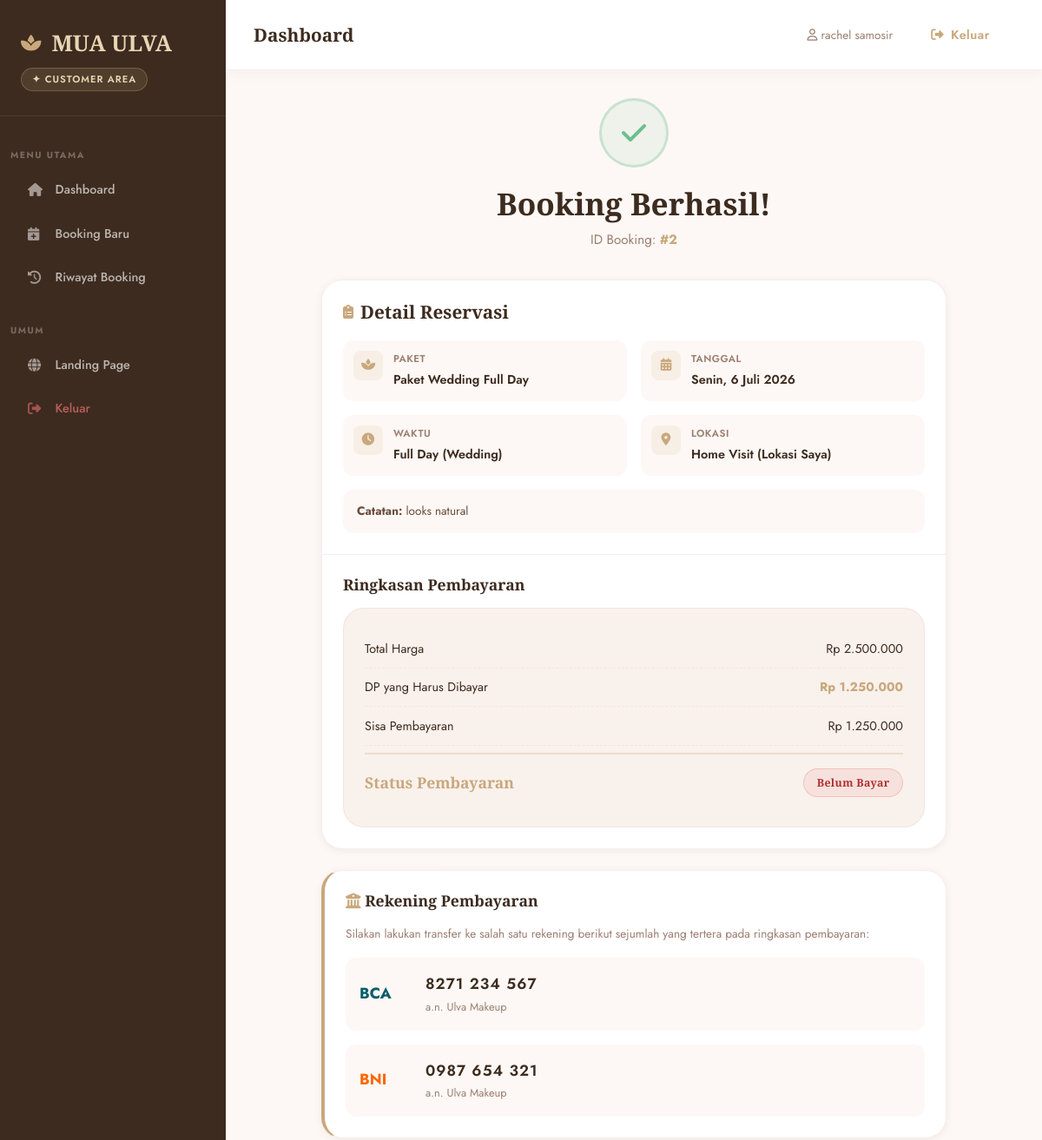
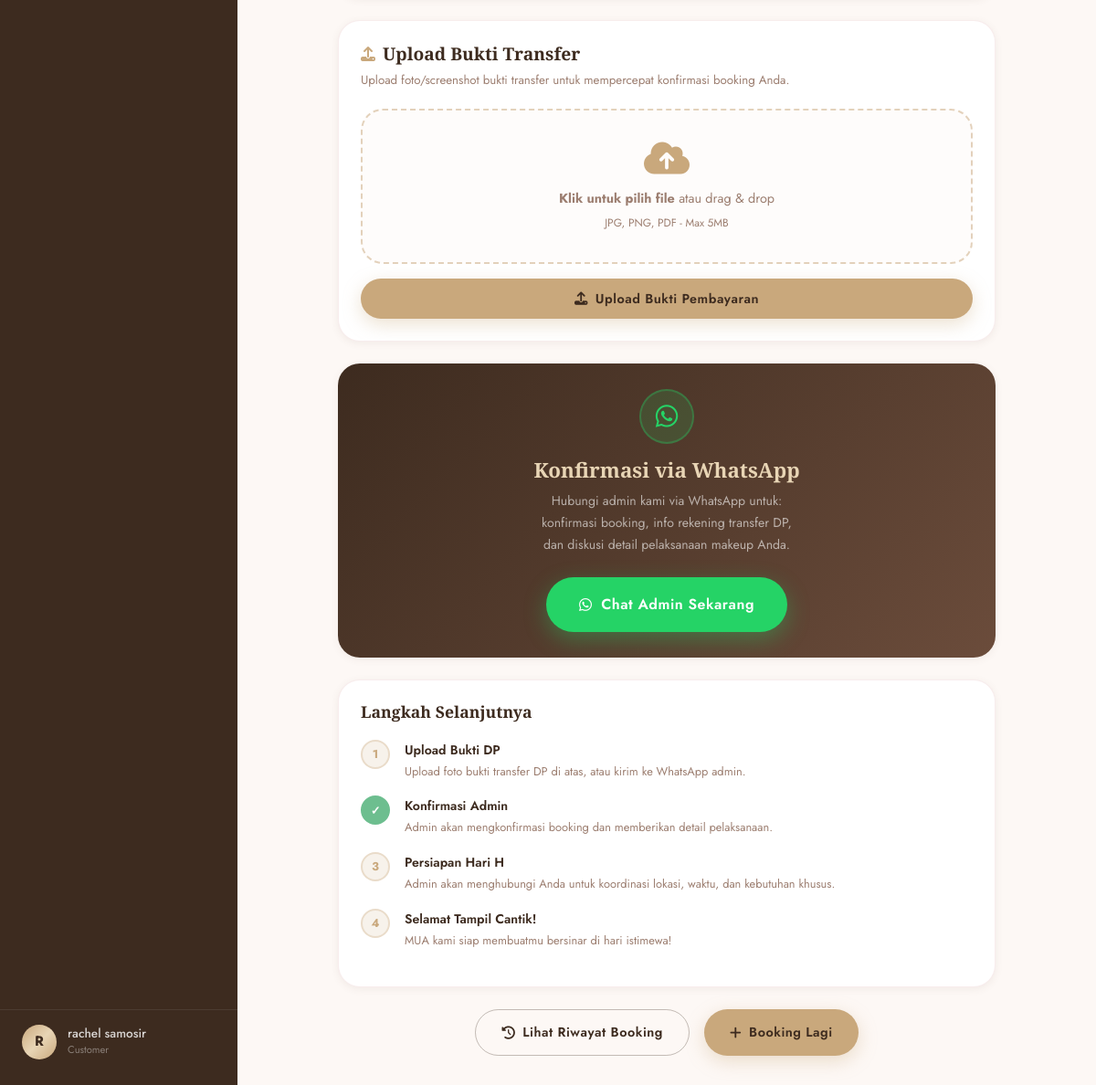
The page /index.php?page=customer/reservasi/konfirmasi&id=2 (signed in) on the database its author committed (2 pictures, top to bottom).
### tables this page shows
CREATE TABLE `reservasi` (
  `id` int(11) NOT NULL,
  `user_id` int(11) NOT NULL,
  `paket_id` int(11) NOT NULL,
  `jadwal_id` int(11) DEFAULT NULL,
  `tanggal_reservasi` date NOT NULL,
  `status` enum('pending','dikonfirmasi','selesai','batal') DEFAULT 'pending',
  `status_pembayaran` enum('belum','dp','lunas') DEFAULT 'belum',
  `total_harga` decimal(10,2) NOT NULL,
  `dp_dibayar` decimal(10,2) DEFAULT 0.00,
  `total_dp` decimal(10,2) DEFAULT 0.00,
  `bukti_pembayaran` varchar(255) DEFAULT NULL,
  `jenis_lokasi` enum('studio','customer') DEFAULT 'studio',
  `catatan` text DEFAULT NULL,
  `keterangan` text DEFAULT NULL,
  `created_at` timestamp NOT NULL DEFAULT current_timestamp(),
  `jam_mulai` time DEFAULT NULL,
  `jam_selesai` time DEFAULT NULL,
  `is_full_day` tinyint(1) DEFAULT 0,
  `alamat_customer` text DEFAULT NULL,
  `whatsapp_sent` tinyint(1) DEFAULT 0
);

### controllers/ReservasiController.php (called while the page is built, shortened)
<?php
require_once __DIR__ . '/../models/ReservasiModel.php';
class ReservasiController extends Controller {
    public function konfirmasi() {
        $id = (int)($_GET['id'] ?? 0);
        $reservasiModel = new ReservasiModel();
        $res = $reservasiModel->getById($id);
        $wa_admin = '6281234567890';
        $this->view('customer/reservasi/konfirmasi', [
            'res'      => $res,
            'wa_admin' => $wa_admin,
        ]);
    }
}
?>

### core/Model.php (called while the page is built, shortened)
<?php
require_once __DIR__ . '/../config/database.php';
class Model {
    public function __construct() {
        global $conn;
        $this->db = $conn;
    }
}
?>

### models/ReservasiModel.php (called while the page is built, shortened)
<?php
require_once __DIR__ . '/../core/Model.php';
class ReservasiModel extends Model {
    public function getById($id) {
        $sql = "SELECT r.*, u.nama AS customer_nama, u.username, u.email, u.no_hp,
                p.nama_paket, p.harga, p.kategori, p.dp_persen,
                (SELECT gambar FROM portofolio WHERE paket_id = p.id ORDER BY urutan LIMIT 1) as paket_gambar
                FROM reservasi r
                JOIN users u ON r.user_id = u.id
                JOIN paket p ON r.paket_id = p.id
                WHERE r.id = ?";
        $stmt = $this->db->prepare($sql);
        $stmt->bind_param('i', $id);
        $stmt->execute();
        return $stmt->get_result()->fetch_assoc();
    }
}
?>

### views/customer/reservasi/konfirmasi.php (the view, shortened to what this page needs)
<?php
$res = $res ?? [];
$hariArr = ['Minggu','Senin','Selasa','Rabu','Kamis','Jumat','Sabtu'];
$bulanArr = ['','Januari','Februari','Maret','April','Mei','Juni','Juli','Agustus','September','Oktober','November','Desember'];
$tglObj = !empty($res['tanggal_reservasi']) ? new DateTime($res['tanggal_reservasi']) : null;
$tglFormatted = $tglObj ? $hariArr[$tglObj->format('w')] . ', ' . $tglObj->format('j') . ' ' . $bulanArr[(int)$tglObj->format('n')] . ' ' . $tglObj->format('Y') : '-';
$wa_admin_num = $wa_admin ?? '6281234567890';
$wa_msg = urlencode(
    "Halo Admin MUA ULVA! 🌸\n\n" .
    "Saya ingin konfirmasi booking:\n" .
    "• Nama: " . ($res['customer_nama'] ?? $_SESSION['nama'] ?? 'Customer') . "\n" .
    "• Paket: " . ($res['nama_paket'] ?? '-') . "\n" .
    "• Tanggal: " . $tglFormatted . "\n" .
    "• Waktu: " . (!empty($res['is_full_day']) ? 'Full Day (Wedding)' : (($res['jam_mulai'] ?? '') . ' - ' . ($res['jam_selesai'] ?? ''))) . " WIB\n" .
    "• Lokasi: " . ((($res['jenis_lokasi'] ?? '') === 'studio') ? 'Di Studio' : 'Home Visit') . "\n" .
    "• ID Booking: #" . ($res['id'] ?? '') . "\n\n" .
    "Total DP: Rp " . number_format((float)($res['total_dp'] ?? 0), 0, ',', '.') . "\n\n" .
    "Mohon konfirmasi dan info rekening untuk pembayaran DP. Terima kasih! 🙏"
);
$wa_link = "https://wa.me/{$wa_admin_num}?text={$wa_msg}";
?>
<div style="max-width:720px;margin:0 auto;">
    <div style="text-align:center;margin-bottom:2rem;">
        <div class="confirm-icon">
            <i class="fas fa-check"></i>
        </div>
        <h1 style="font-family:var(--font-display);font-size:2.2rem;font-weight:600;color:var(--clr-brown-deep);margin-bottom:0.5rem;">Booking Berhasil!</h1>
        <p style="color:var(--clr-muted);font-size:0.95rem;">ID Booking: <strong style="color:var(--clr-gold);">#<?= $res['id'] ?? '-' ?></strong></p>
    </div>
    <div class="card" style="margin-bottom:1.5rem;">
        <div style="padding:1.5rem;">
            <h3 style="font-family:var(--font-display);font-size:1.3rem;margin-bottom:1.25rem;display:flex;align-items:center;gap:0.5rem;">
                <i class="fas fa-clipboard-list" style="color:var(--clr-gold);font-size:1rem;"></i> Detail Reservasi
            </h3>
            <div style="display:grid;grid-template-columns:1fr 1fr;gap:1rem;">
                <?php
                $details = [
                    ['icon'=>'fas fa-spa',          'label'=>'Paket',     'val'=> $res['nama_paket'] ?? '-'],
                    ['icon'=>'fas fa-calendar-alt', 'label'=>'Tanggal',   'val'=> $tglFormatted],
                    ['icon'=>'fas fa-clock',        'label'=>'Waktu',     'val'=> !empty($res['is_full_day']) ? 'Full Day (Wedding)' : (($res['jam_mulai'] ?? '-') . ' – ' . ($res['jam_selesai'] ?? '-') . ' WIB')],
                    ['icon'=>'fas fa-map-marker-alt','label'=>'Lokasi',   'val'=> ($res['jenis_lokasi'] ?? '') === 'studio' ? 'Di Studio MUA ULVA' : 'Home Visit (Lokasi Saya)'],
                ];
                foreach ($details as $d): ?>
                <div style="display:flex;align-items:flex-start;gap:0.75rem;padding:0.75rem;background:var(--clr-cream);border-radius:12px;">
                    <div style="width:34px;height:34px;background:rgba(201,168,124,0.12);border-radius:8px;display:flex;align-items:center;justify-content:center;color:var(--clr-gold);font-size:0.9rem;flex-shrink:0;">
                        <i class="<?= $d['icon'] ?>"></i>
                    </div>
                    <div>
                        <div style="font-size:0.72rem;font-weight:600;color:var(--clr-muted);text-transform:uppercase;letter-spacing:0.5px;"><?= $d['label'] ?></div>
                        <div style="font-size:0.9rem;font-weight:600;color:var(--clr-brown-deep);margin-top:2px;"><?= htmlspecialchars($d['val']) ?></div>
                    </div>
                </div>
                <?php endforeach; ?>
            </div>
            <?php if (!empty($res['catatan'])): ?>
            <div style="margin-top:1rem;padding:0.85rem 1rem;background:var(--clr-cream);border-radius:12px;font-size:0.85rem;color:var(--clr-brown);">
                <strong>Catatan:</strong> <?= htmlspecialchars($res['catatan']) ?>
            </div>
            <?php endif; ?>
        </div>
        <div style="border-top:1px solid rgba(232,196,196,0.3);padding:1.5rem;">
            <h4 style="font-family:var(--font-display);font-size:1.1rem;margin-bottom:1rem;">Ringkasan Pembayaran</h4>
            <div class="summary-box">
                <div class="summary-row"><span>Total Harga</span><span>Rp <?= number_format((float)($res['total_harga'] ?? 0), 0, ',', '.') ?></span></div>
                <div class="summary-row"><span>DP yang Harus Dibayar</span><span style="color:var(--clr-gold);font-weight:700;">Rp <?= number_format((float)($res['total_dp'] ?? 0), 0, ',', '.') ?></span></div>
                <div class="summary-row"><span>Sisa Pembayaran</span><span>Rp <?= number_format((float)($res['total_harga'] ?? 0) - (float)($res['total_dp'] ?? 0), 0, ',', '.') ?></span></div>
                <div class="summary-row total">
                    <span>Status Pembayaran</span>
                    <span>
                        <?php if (($res['status_pembayaran'] ?? '') === 'lunas'): ?>
                            <span class="badge badge-success"><i class="fas fa-check"></i> Lunas</span>
                        <?php elseif (($res['status_pembayaran'] ?? '') === 'dp'): ?>
                            <span class="badge badge-warning">DP Dibayar</span>
                        <?php else: ?>
                            <span class="badge badge-danger">Belum Bayar</span>
                        <?php endif; ?>
                    </span>
                </div>
            </div>
        </div>
    </div>
    <div class="card" style="margin-bottom:1.5rem;background:#fff;border-left:4px solid var(--clr-gold);">
        <div style="padding:1.5rem;">
            <h4 style="font-family:var(--font-display);font-size:1.1rem;margin-bottom:1rem;color:var(--clr-brown-deep);">
                <i class="fas fa-university" style="color:var(--clr-gold);"></i> Rekening Pembayaran
            </h4>
            <p style="font-size:0.85rem;color:var(--clr-muted);margin-bottom:1rem;">Silakan lakukan transfer ke salah satu rekening berikut sejumlah yang tertera pada ringkasan pembayaran:</p>
            <div style="display:flex;flex-direction:column;gap:1rem;">
                <div style="display:flex;align-items:center;gap:1rem;background:var(--clr-cream);padding:1rem;border-radius:12px;">
                    <div style="font-weight:bold;font-size:1.1rem;color:#005E6A;width:60px;">BCA</div>
                    <div>
                        <div style="font-size:1.1rem;font-weight:600;letter-spacing:1px;color:var(--clr-brown-deep);">8271 234 567</div>
                        <div style="font-size:0.8rem;color:var(--clr-muted);">a.n. Ulva Makeup</div>
                    </div>
                </div>
                <div style="display:flex;align-items:center;gap:1rem;background:var(--clr-cream);padding:1rem;border-radius:12px;">
                    <div style="font-weight:bold;font-size:1.1rem;color:#FF6600;width:60px;">BNI</div>
                    <div>
                        <div style="font-size:1.1rem;font-weight:600;letter-spacing:1px;color:var(--clr-brown-deep);">0987 654 321</div>
                        <div style="font-size:0.8rem;color:var(--clr-muted);">a.n. Ulva Makeup</div>
                    </div>
                </div>
            </div>
        </div>
    </div>
    <?php if (($res['status_pembayaran'] ?? '') === 'belum' || ($res['status_pembayaran'] ?? '') === 'dp'): ?>
    <div class="card" style="margin-bottom:1.5rem;">
        <div style="padding:1.5rem;">
            <h3 style="font-family:var(--font-display);font-size:1.2rem;margin-bottom:0.4rem;display:flex;align-items:center;gap:0.5rem;">
                <i class="fas fa-upload" style="color:var(--clr-gold);font-size:1rem;"></i> Upload Bukti Transfer
            </h3>
            <p style="font-size:0.83rem;color:var(--clr-muted);margin-bottom:1.25rem;">
                Upload foto/screenshot bukti transfer untuk mempercepat konfirmasi booking Anda.
            </p>
            <form method="POST" action="index.php?page=customer/pembayaran/upload" enctype="multipart/form-data">
                <div class="upload-zone" onclick="document.getElementById('buktiFile').click()">
                    <i class="fas fa-cloud-upload-alt"></i>
                    <p><strong>Klik untuk pilih file</strong> atau drag & drop</p>
                    <p style="font-size:0.75rem;margin-top:0.3rem;">JPG, PNG, PDF - Max 5MB</p>
                </div>
                <button type="submit" class="btn btn-gold w-100" style="margin-top:1rem;justify-content:center;border:none;cursor:pointer;">
                    <i class="fas fa-upload"></i> Upload Bukti Pembayaran
                </button>
            </form>
        </div>
    </div>
    <?php endif; ?>
    <div class="card" style="margin-bottom:1.5rem;background:linear-gradient(135deg,#3D2B1F,#6B4C3B);border:none;">
        <div style="padding:1.75rem;text-align:center;">
            <div style="width:60px;height:60px;background:rgba(37,211,102,0.15);border-radius:50%;display:flex;align-items:center;justify-content:center;margin:0 auto 1rem;border:2px solid rgba(37,211,102,0.3);">
                <i class="fab fa-whatsapp" style="font-size:1.75rem;color:#25D366;"></i>
            </div>
            <h3 style="font-family:var(--font-display);font-size:1.4rem;color:var(--clr-gold-light);margin-bottom:0.5rem;">Konfirmasi via WhatsApp</h3>
            <p style="color:rgba(255,255,255,0.6);font-size:0.88rem;margin-bottom:1.5rem;line-height:1.7;">
                Hubungi admin kami via WhatsApp untuk:<br>
                konfirmasi booking, info rekening transfer DP,<br>
                dan diskusi detail pelaksanaan makeup Anda.
            </p>
            <a href="<?= $wa_link ?>" target="_blank" class="btn btn-wa btn-lg" style="display:inline-flex;gap:0.6rem;align-items:center;text-decoration:none;">
                <i class="fab fa-whatsapp"></i> Chat Admin Sekarang
            </a>
        </div>
    </div>
    <div class="card" style="margin-bottom:1.5rem;">
        <div style="padding:1.5rem;">
            <h4 style="font-family:var(--font-display);font-size:1.1rem;margin-bottom:1.25rem;">Langkah Selanjutnya</h4>
            <?php
            $steps = [
                ['num'=>'1', 'title'=>'Upload Bukti DP', 'desc'=>'Upload foto bukti transfer DP di atas, atau kirim ke WhatsApp admin.', 'done' => ($res['status_pembayaran'] ?? '') !== 'belum'],
                ['num'=>'2', 'title'=>'Konfirmasi Admin', 'desc'=>'Admin akan mengkonfirmasi booking dan memberikan detail pelaksanaan.', 'done' => ($res['status'] ?? '') === 'dikonfirmasi' || ($res['status'] ?? '') === 'selesai'],
                ['num'=>'3', 'title'=>'Persiapan Hari H', 'desc'=>'Admin akan menghubungi Anda untuk koordinasi lokasi, waktu, dan kebutuhan khusus.', 'done' => false],
                ['num'=>'4', 'title'=>'Selamat Tampil Cantik!', 'desc'=>'MUA kami siap membuatmu bersinar di hari istimewa!', 'done' => ($res['status'] ?? '') === 'selesai'],
            ];
            foreach ($steps as $s): ?>
            <div style="display:flex;gap:1rem;margin-bottom:1rem;">
                <div style="width:32px;height:32px;border-radius:50%;background:<?= $s['done'] ? 'var(--clr-success)' : 'rgba(201,168,124,0.15)' ?>;border:2px solid <?= $s['done'] ? 'var(--clr-success)' : 'rgba(201,168,124,0.3)' ?>;display:flex;align-items:center;justify-content:center;font-size:0.8rem;font-weight:700;color:<?= $s['done'] ? '#fff' : 'var(--clr-gold)' ?>;flex-shrink:0;">
                    <?= $s['done'] ? '&check;' : $s['num'] ?>
                </div>
                <div>
                    <div style="font-weight:600;font-size:0.88rem;color:var(--clr-brown-deep);"><?= $s['title'] ?></div>
                    <div style="font-size:0.8rem;color:var(--clr-muted);"><?= $s['desc'] ?></div>
                </div>
            </div>
            <?php endforeach; ?>
        </div>
    </div>
    <div style="display:flex;gap:1rem;justify-content:center;flex-wrap:wrap;">
        <a href="index.php?page=customer/reservasi/riwayat" class="btn btn-outline">
            <i class="fas fa-history"></i> Lihat Riwayat Booking
        </a>
        <a href="index.php?page=customer/reservasi/create" class="btn btn-gold">
            <i class="fas fa-plus"></i> Booking Lagi
        </a>
    </div>
</div>

### rows shown on the page
reservasi: id "2", catatan "looks natural", total_harga "2.500.000", total_dp "1.250.000", (float)($res['total_harga'] ?? 0) - (float)($res['total_dp'] ?? 0) "1.250.000"

### other values the page prints
$link['label'] "Dashboard"
$link['label'] "Booking Baru"
$link['label'] "Riwayat Booking"
$avatar "R"
$nama "rachel samosir"
$d['label'] "PAKET"
$d['val'] "Paket Wedding Full Day"
$d['label'] "TANGGAL"
$d['val'] "Senin, 6 Juli 2026"
$d['label'] "WAKTU"
$d['val'] "Full Day (Wedding)"
$d['label'] "LOKASI"
$d['val'] "Home Visit (Lokasi Saya)"
$s['num'] "1"
$s['title'] "Upload Bukti DP"
